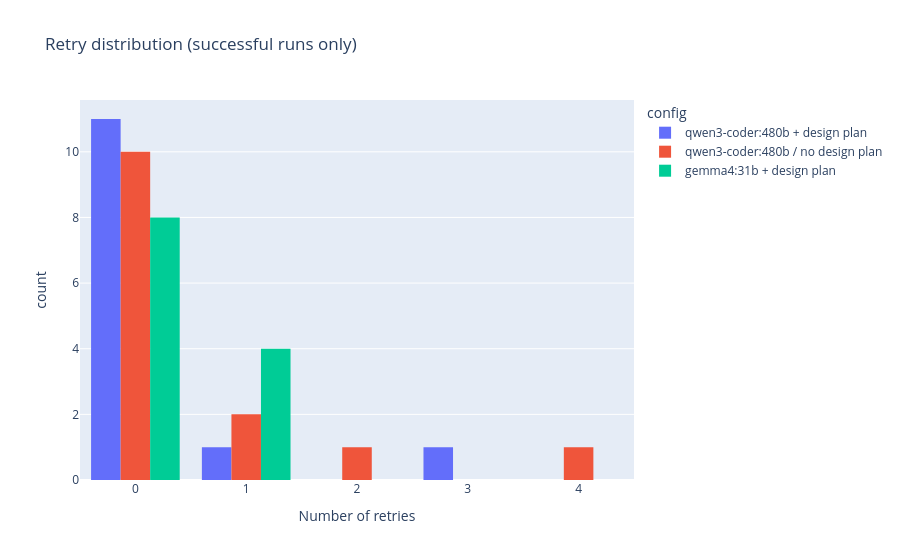

Notebook code cell kept with this figure:
### Markdown cell above
## 4. Retry distribution per config

### Code cell
fig = px.histogram(
    df[df["success"] == True],
    x="retries",
    color="config",
    barmode="group",
    title="Retry distribution (successful runs only)",
    labels={"retries": "Number of retries", "count": "Runs"},
    nbins=config.PROLOG_MAX_RETRIES + 1,
)
fig.show()

### Figure 1 — Plotly figure (JSON) as saved in the notebook; plotly's stock layout.template omitted (floating-point values rounded to 4 significant figures)
{"data": [{"alignmentgroup": "True", "bingroup": "x", "hovertemplate": "config=qwen3-coder:480b + design plan<br>Number of retries=%{x}<br>count=%{y}<extra></extra>", "legendgroup": "qwen3-coder:480b + design plan", "marker": {"color": "#636efa", "pattern": {"shape": ""}}, "name": "qwen3-coder:480b + design plan", "nbinsx": 6, "offsetgroup": "qwen3-coder:480b + design plan", "orientation": "v", "showlegend": true, "type": "histogram", "x": [0, 0, 0, 0, 0, 0, 3, 0, 0, 0, 1, 0, 0], "xaxis": "x", "yaxis": "y"}, {"alignmentgroup": "True", "bingroup": "x", "hovertemplate": "config=qwen3-coder:480b / no design plan<br>Number of retries=%{x}<br>count=%{y}<extra></extra>", "legendgroup": "qwen3-coder:480b / no design plan", "marker": {"color": "#EF553B", "pattern": {"shape": ""}}, "name": "qwen3-coder:480b / no design plan", "nbinsx": 6, "offsetgroup": "qwen3-coder:480b / no design plan", "orientation": "v", "showlegend": true, "type": "histogram", "x": [1, 0, 0, 0, 0, 1, 4, 0, 0, 0, 0, 0, 2, 0], "xaxis": "x", "yaxis": "y"}, {"alignmentgroup": "True", "bingroup": "x", "hovertemplate": "config=gemma4:31b + design plan<br>Number of retries=%{x}<br>count=%{y}<extra></extra>", "legendgroup": "gemma4:31b + design plan", "marker": {"color": "#00cc96", "pattern": {"shape": ""}}, "name": "gemma4:31b + design plan", "nbinsx": 6, "offsetgroup": "gemma4:31b + design plan", "orientation": "v", "showlegend": true, "type": "histogram", "x": [0, 0, 0, 0, 0, 1, 0, 0, 0, 1, 1, 1], "xaxis": "x", "yaxis": "y"}], "layout": {"barmode": "group", "legend": {"title": {"text": "config"}, "tracegroupgap": 0}, "title": {"text": "Retry distribution (successful runs only)"}, "xaxis": {"anchor": "y", "domain": [0, 1], "title": {"text": "Number of retries"}}, "yaxis": {"anchor": "x", "domain": [0, 1], "title": {"text": "count"}}}}
